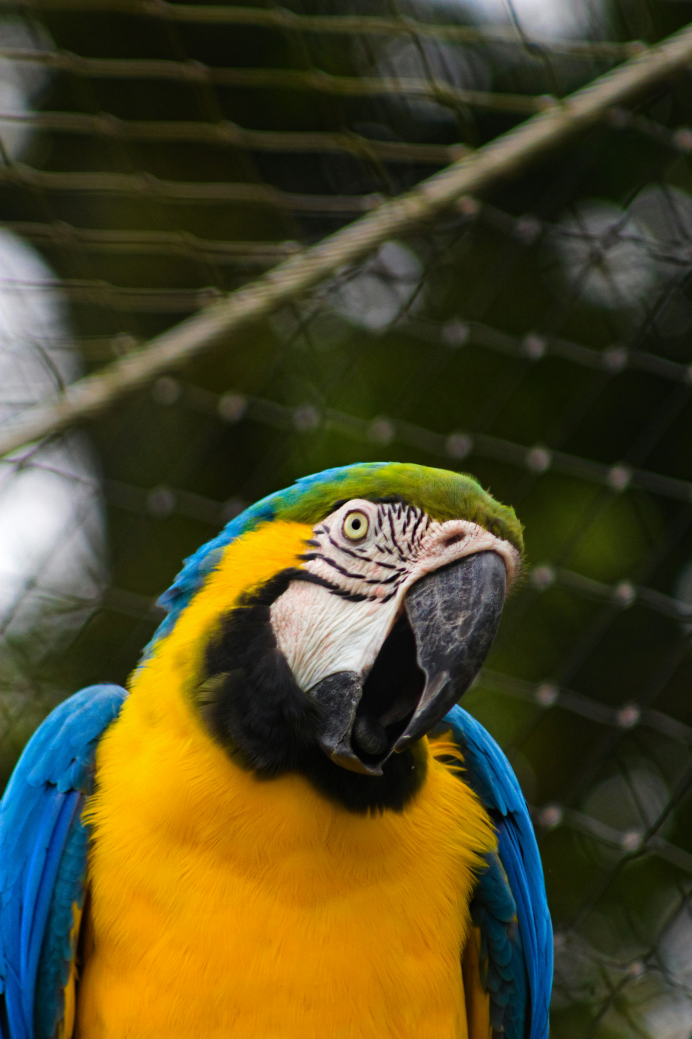
#> input picture module_11_1/example.jpg, 3457 x 5194 px (shown at 1/5 size)
$ python module_11_1.py
#> lines starting #> are read from the running program, lines starting #| are printed output that depends on the picture
import numpy as np
import matplotlib.pyplot as plt
from PIL import Image

# 1. Работа с numpy
# Создание одномерного массива
array = np.array([1, 2, 3, 4, 5])

# Вычисление среднего значения
mean_value = np.mean(array)

print("Исходный массив:", array)
print("Среднее значение:", mean_value)

# Визуализация массива
plt.figure(figsize=(10, 5))  # Размер графика
plt.plot(array, marker='o', label='Значения массива', color='blue')
plt.axhline(y=mean_value, color='r', linestyle='--', label='Среднее значение')
plt.title('График массива')
plt.xlabel('Индекс')
plt.ylabel('Значение')
plt.legend()

# 2. Работа с matplotlib
plt.show()
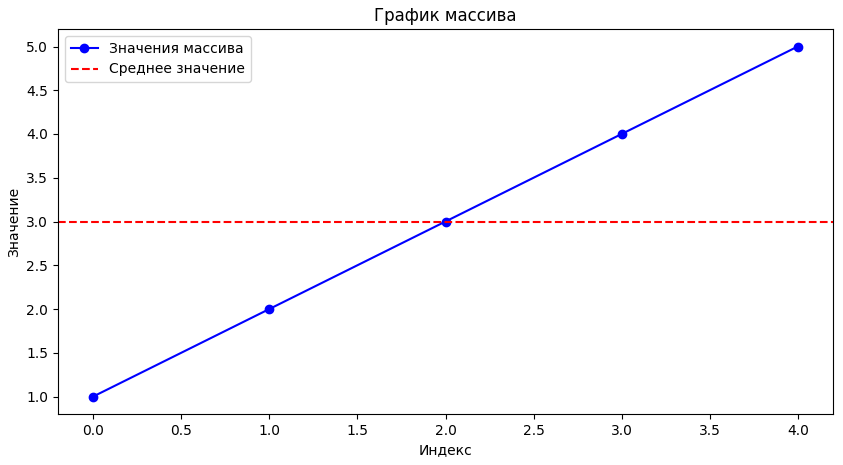
#> figure drawn by matplotlib, 1 panel

# 3. Работа с Pillow
# Открытие изображения
image = Image.open('example.jpg')
#> image is the input picture: PIL image 3457x5194 RGB; mean R, G, B 78.4, 72.2, 38

# Изменение размера изображения
resized_image = image.resize((200, 200))
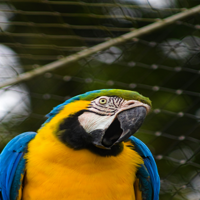
#> resized_image: PIL image 200x200 RGB; mean R, G, B 78.4, 72.2, 38

# Сохранение измененного изображения
resized_image.save('resized_image.jpg')

# Показ оригинального и измененного изображений
image.show()
resized_image.show()
